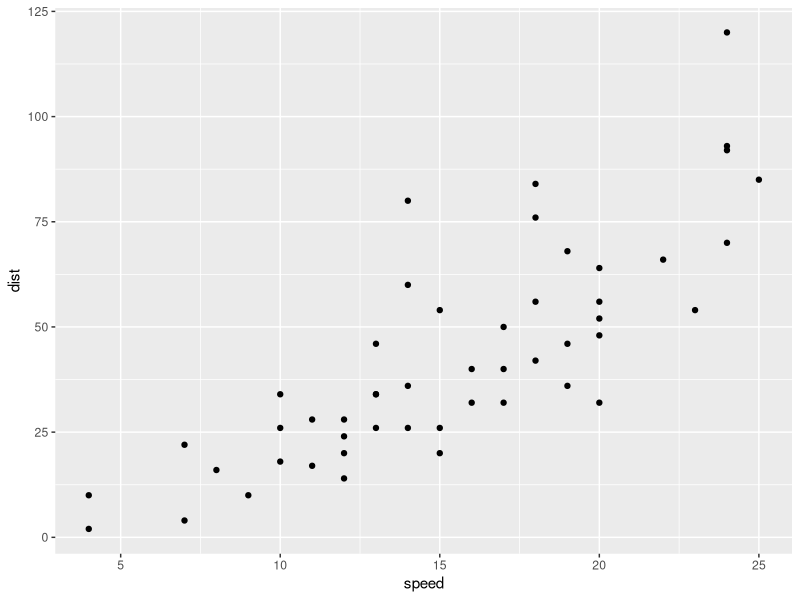
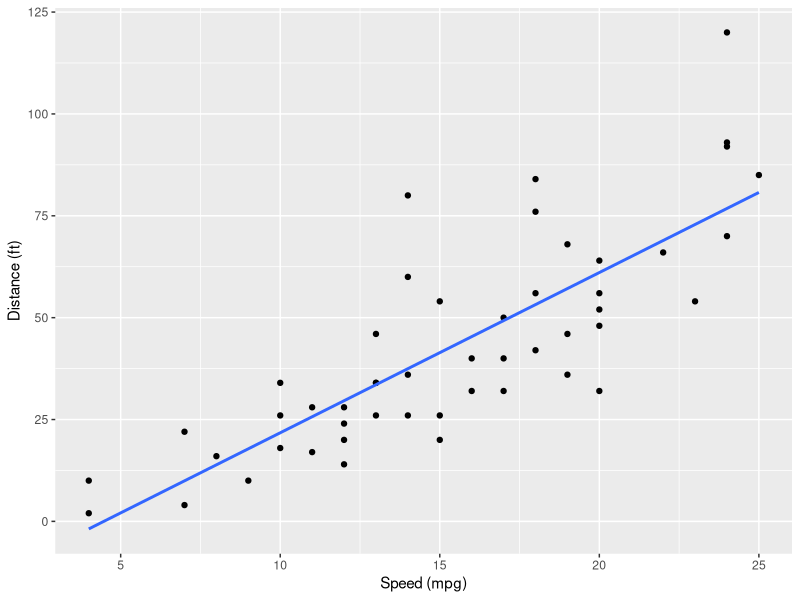

Recreate these plots in R, in order.
# Part 1 of 3 - Getting ready
?cars # Documentation including meaning of each variable
class(cars) # Object type - checking if is a data.frame
head(cars) # First few values (6 by default)
library(ggplot2)
plot1 <- ggplot(cars, aes(x = speed,y = dist))

# plot1 <- ggplot(cars, aes(x = speed,y = dist, gorillaTroubleShooter = T, sight = 'Legolas')) #work either
# thanks to '. . .' (elipsis) argument and lazy-evaluation

# Part 2 of 3 - Adding one layer of geometry
plot1 + geom_point()

# Part 3 of 3 - Adding three more layers
plot1 +   geom_point() + 
  labs(x = 'Speed (mpg)', y = 'Distance (ft)') + 
  geom_smooth(method = 'lm', se = F) +
  scale_y_continuous(breaks = seq(0, 125, 25))